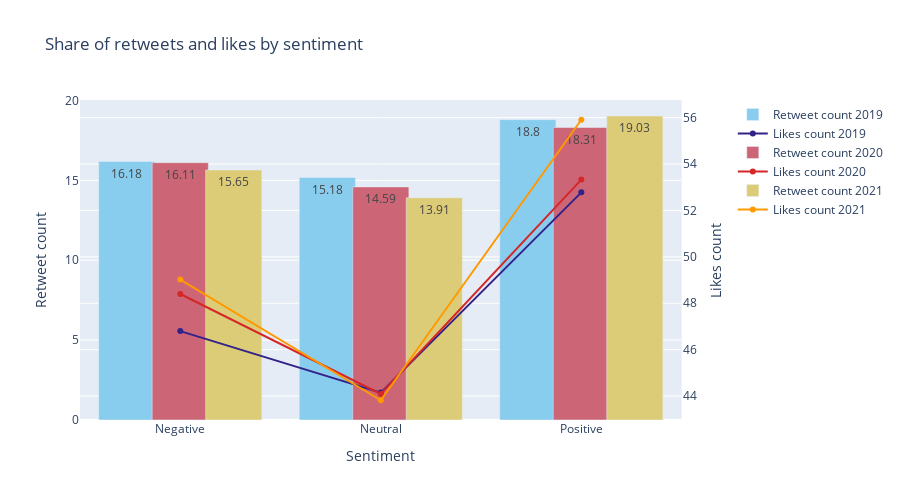
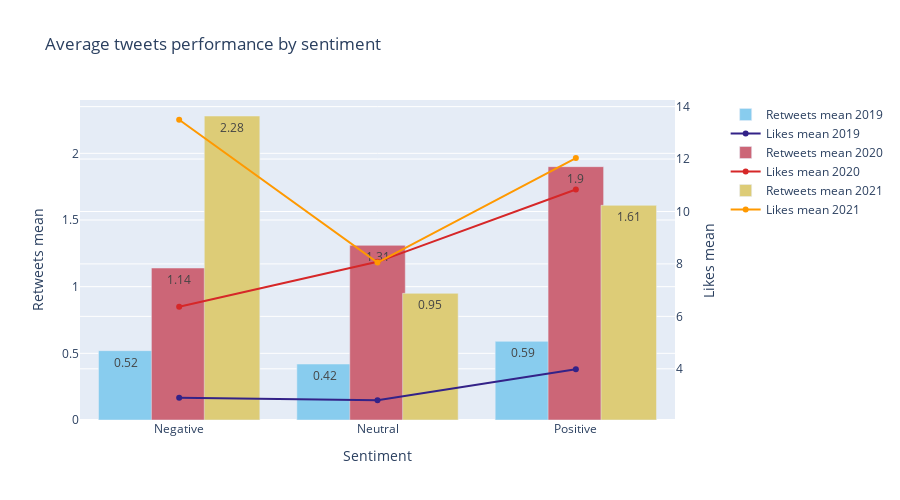

The notebook cell saved with these charts, in order:
### Code cell
analysis_chart(df_analysis, 'sentiment', '% with retweets', '% with likes', 'Sentiment', 'Retweet count',
               'Likes count', 'Percentage of retweets and likes by sentiment')
analysis_chart(df_analysis, 'sentiment', 'retweets mean', 'likes mean', 'Sentiment', 'Retweets mean', 'Likes mean',
               'Average retweets and likes number by sentiment')

### Figure 1 — Plotly figure (JSON) as saved in the notebook; plotly's stock layout.template omitted (floating-point values rounded to 4 significant figures)
{"data": [{"marker": {"color": "rgb(136, 204, 238)"}, "name": "Retweet count 2019", "text": ["16.18", "15.18", "18.8"], "textposition": "inside", "width": 0.28, "x": ["Negative", "Neutral", "Positive"], "y": [16.18, 15.18, 18.8], "type": "bar", "xaxis": "x", "yaxis": "y"}, {"marker": {"color": "rgb(51, 34, 136)"}, "name": "Likes count 2019", "x": ["Negative", "Neutral", "Positive"], "y": [46.8, 44.15, 52.78], "type": "scatter", "xaxis": "x", "yaxis": "y2"}, {"marker": {"color": "rgb(204, 102, 119)"}, "name": "Retweet count 2020", "text": ["16.11", "14.59", "18.31"], "textposition": "inside", "width": 0.28, "x": ["Negative", "Neutral", "Positive"], "y": [16.11, 14.59, 18.31], "type": "bar", "xaxis": "x", "yaxis": "y"}, {"marker": {"color": "#D62728"}, "name": "Likes count 2020", "x": ["Negative", "Neutral", "Positive"], "y": [48.4, 44.09, 53.33], "type": "scatter", "xaxis": "x", "yaxis": "y2"}, {"marker": {"color": "rgb(221, 204, 119)"}, "name": "Retweet count 2021", "text": ["15.65", "13.91", "19.03"], "textposition": "inside", "width": 0.28, "x": ["Negative", "Neutral", "Positive"], "y": [15.65, 13.91, 19.03], "type": "bar", "xaxis": "x", "yaxis": "y"}, {"marker": {"color": "#FF9900"}, "name": "Likes count 2021", "x": ["Negative", "Neutral", "Positive"], "y": [49.02, 43.82, 55.91], "type": "scatter", "xaxis": "x", "yaxis": "y2"}], "layout": {"xaxis": {"anchor": "y", "domain": [0.0, 0.94], "title": {"text": "Sentiment"}}, "yaxis": {"anchor": "x", "domain": [0.0, 1.0], "title": {"text": "Retweet count"}}, "yaxis2": {"anchor": "x", "overlaying": "y", "side": "right", "title": {"text": "Likes count"}}, "title": {"text": "Share of retweets and likes by sentiment"}, "width": 900, "height": 500}}

### Figure 2 — Plotly figure (JSON) as saved in the notebook; plotly's stock layout.template omitted (floating-point values rounded to 4 significant figures)
{"data": [{"marker": {"color": "rgb(136, 204, 238)"}, "name": "Retweets mean 2019", "text": ["0.52", "0.42", "0.59"], "textposition": "inside", "width": 0.28, "x": ["Negative", "Neutral", "Positive"], "y": [0.52, 0.42, 0.59], "type": "bar", "xaxis": "x", "yaxis": "y"}, {"marker": {"color": "rgb(51, 34, 136)"}, "name": "Likes mean 2019", "x": ["Negative", "Neutral", "Positive"], "y": [2.9, 2.8, 3.98], "type": "scatter", "xaxis": "x", "yaxis": "y2"}, {"marker": {"color": "rgb(204, 102, 119)"}, "name": "Retweets mean 2020", "text": ["1.14", "1.31", "1.9"], "textposition": "inside", "width": 0.28, "x": ["Negative", "Neutral", "Positive"], "y": [1.14, 1.31, 1.9], "type": "bar", "xaxis": "x", "yaxis": "y"}, {"marker": {"color": "#D62728"}, "name": "Likes mean 2020", "x": ["Negative", "Neutral", "Positive"], "y": [6.37, 8.08, 10.84], "type": "scatter", "xaxis": "x", "yaxis": "y2"}, {"marker": {"color": "rgb(221, 204, 119)"}, "name": "Retweets mean 2021", "text": ["2.28", "0.95", "1.61"], "textposition": "inside", "width": 0.28, "x": ["Negative", "Neutral", "Positive"], "y": [2.28, 0.95, 1.61], "type": "bar", "xaxis": "x", "yaxis": "y"}, {"marker": {"color": "#FF9900"}, "name": "Likes mean 2021", "x": ["Negative", "Neutral", "Positive"], "y": [13.5, 8.05, 12.04], "type": "scatter", "xaxis": "x", "yaxis": "y2"}], "layout": {"xaxis": {"anchor": "y", "domain": [0.0, 0.94], "title": {"text": "Sentiment"}}, "yaxis": {"anchor": "x", "domain": [0.0, 1.0], "title": {"text": "Retweets mean"}}, "yaxis2": {"anchor": "x", "overlaying": "y", "side": "right", "title": {"text": "Likes mean"}}, "title": {"text": "Average tweets performance by sentiment"}, "width": 900, "height": 500}}
